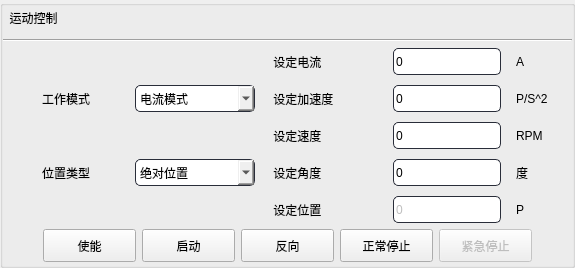
       <widget class="QGroupBox" name="MoveControlgroupBox">
        <property name="styleSheet">
         <string notr="true">QPushButton{
	height:25px;
	width:85px;
}</string>
        </property>
        <layout class="QVBoxLayout" name="verticalLayout_5" stretch="1,6,1">
         <property name="spacing">
          <number>6</number>
         </property>
         <property name="leftMargin">
          <number>0</number>
         </property>
         <property name="topMargin">
          <number>3</number>
         </property>
         <property name="rightMargin">
          <number>0</number>
         </property>
         <property name="bottomMargin">
          <number>3</number>
         </property>
         <item>
          <layout class="QVBoxLayout" name="verticalLayout_4">
           <property name="spacing">
            <number>12</number>
           </property>
           <item>
            <widget class="QLabel" name="label_9">
             <property name="sizePolicy">
              <sizepolicy hsizetype="Fixed" vsizetype="Preferred">
               <horstretch>0</horstretch>
               <verstretch>0</verstretch>
              </sizepolicy>
             </property>
             <property name="text">
              <string>  运动控制</string>
             </property>
            </widget>
           </item>
           <item>
            <widget class="Line" name="line_2">
             <property name="sizePolicy">
              <sizepolicy hsizetype="Expanding" vsizetype="Fixed">
               <horstretch>0</horstretch>
               <verstretch>0</verstretch>
              </sizepolicy>
             </property>
             <property name="styleSheet">
              <string notr="true"/>
             </property>
             <property name="orientation">
              <enum>Qt::Horizontal</enum>
             </property>
            </widget>
           </item>
          </layout>
         </item>
         <item>
          <widget class="QWidget" name="gridWidget" native="true">
           <property name="styleSheet">
            <string notr="true">QLineEdit{
	border:1px solid rgb(41,45,57);
	height:25px;
	width:100px;
	border-radius:5px;
}
QLineEdit:hover{
	border:1px solid rgb(0,149,255);
}

QComboBox{
	border:1px solid rgb(41,45,57);
	height:25px;
	width:100px;
	border-radius:5px;
}</string>
           </property>
           <layout class="QGridLayout" name="gridLayout" rowstretch="1,1,1,1,1" columnstretch="2,2,2,2,1">
            <property name="leftMargin">
             <number>9</number>
            </property>
            <property name="topMargin">
             <number>0</number>
            </property>
            <property name="rightMargin">
             <number>2</number>
            </property>
            <property name="bottomMargin">
             <number>0</number>
            </property>
            <property name="horizontalSpacing">
             <number>15</number>
            </property>
            <property name="verticalSpacing">
             <number>10</number>
            </property>
            <item row="1" column="2">
             <widget class="QLabel" name="label_23">
              <property name="text">
               <string> 设定加速度</string>
              </property>
             </widget>
            </item>
            <item row="1" column="1">
             <widget class="QComboBox" name="workModeComboBox">
              <item>
               <property name="text">
                <string>电流模式</string>
               </property>
              </item>
              <item>
               <property name="text">
                <string>速度模式</string>
               </property>
              </item>
              <item>
               <property name="text">
                <string>位置模式</string>
               </property>
              </item>
             </widget>
            </item>
            <item row="0" column="4">
             <widget class="QLabel" name="label_27">
              <property name="text">
               <string>A</string>
              </property>
             </widget>
            </item>
            <item row="0" column="2">
             <widget class="QLabel" name="label_21">
              <property name="text">
               <string> 设定电流</string>
              </property>
             </widget>
            </item>
            <item row="2" column="2">
             <widget class="QLabel" name="label_24">
              <property name="text">
               <string> 设定速度</string>
              </property>
             </widget>
            </item>
            <item row="3" column="1">
             <widget class="QComboBox" name="positionTypeComboBox">
              <property name="enabled">
               <bool>true</bool>
              </property>
              <item>
               <property name="text">
                <string>绝对位置</string>
               </property>
              </item>
              <item>
               <property name="text">
                <string>相对位置</string>
               </property>
              </item>
             </widget>
            </item>
            <item row="2" column="4">
             <widget class="QLabel" name="label_29">
              <property name="text">
               <string>RPM</string>
              </property>
             </widget>
            </item>
            <item row="3" column="3">
             <widget class="QLineEdit" name="setAngelLineEdit">
              <property name="enabled">
               <bool>true</bool>
              </property>
              <property name="text">
               <string>0</string>
              </property>
             </widget>
            </item>
            <item row="4" column="4">
             <widget class="QLabel" name="label_31">
              <property name="text">
               <string>P</string>
              </property>
             </widget>
            </item>
            <item row="1" column="0">
             <widget class="QLabel" name="label_20">
              <property name="text">
               <string>工作模式</string>
              </property>
              <property name="alignment">
               <set>Qt::AlignCenter</set>
              </property>
             </widget>
            </item>
            <item row="3" column="0">
             <widget class="QLabel" name="label_22">
              <property name="text">
               <string>位置类型</string>
              </property>
              <property name="alignment">
               <set>Qt::AlignCenter</set>
              </property>
             </widget>
            </item>
            <item row="2" column="3">
             <widget class="QLineEdit" name="setSpeedLineEdit">
              <property name="enabled">
               <bool>true</bool>
              </property>
              <property name="text">
               <string>0</string>
              </property>
             </widget>
            </item>
            <item row="3" column="2">
             <widget class="QLabel" name="label_25">
              <property name="text">
               <string> 设定角度</string>
              </property>
             </widget>
            </item>
            <item row="3" column="4">
             <widget class="QLabel" name="label_30">
              <property name="text">
               <string>度</string>
              </property>
             </widget>
            </item>
            <item row="1" column="3">
             <widget class="QLineEdit" name="setAccelerationLineEdit">
              <property name="enabled">
               <bool>true</bool>
              </property>
              <property name="text">
               <string>0</string>
              </property>
             </widget>
            </item>
            <item row="4" column="2">
             <widget class="QLabel" name="label_26">
              <property name="text">
               <string> 设定位置</string>
              </property>
             </widget>
            </item>
            <item row="4" column="3">
             <widget class="QLineEdit" name="setPositionLineEdit">
              <property name="enabled">
               <bool>false</bool>
              </property>
              <property name="text">
               <string>0</string>
              </property>
             </widget>
            </item>
            <item row="1" column="4">
             <widget class="QLabel" name="label_28">
              <property name="text">
               <string>P/S^2</string>
              </property>
             </widget>
            </item>
            <item row="0" column="3">
             <widget class="QLineEdit" name="setCurrentLineEdit">
              <property name="enabled">
               <bool>true</bool>
              </property>
              <property name="text">
               <string>0</string>
              </property>
             </widget>
            </item>
           </layout>
          </widget>
         </item>
         <item>
          <layout class="QHBoxLayout" name="horizontalLayout_11">
           <item>
            <spacer name="horizontalSpacer_2">
             <property name="orientation">
              <enum>Qt::Horizontal</enum>
             </property>
             <property name="sizeHint" stdset="0">
              <size>
               <width>40</width>
               <height>20</height>
              </size>
             </property>
            </spacer>
           </item>
           <item>
            <widget class="QPushButton" name="enableButton">
             <property name="text">
              <string>使能</string>
             </property>
            </widget>
           </item>
           <item>
            <widget class="QPushButton" name="runButton">
             <property name="text">
              <string>启动</string>
             </property>
            </widget>
           </item>
           <item>
            <widget class="QPushButton" name="reverseButton">
             <property name="text">
              <string>反向</string>
             </property>
            </widget>
           </item>
           <item>
            <widget class="QPushButton" name="stopButton">
             <property name="text">
              <string>正常停止</string>
             </property>
            </widget>
           </item>
           <item>
            <widget class="QPushButton" name="emergencyStopButton">
             <property name="enabled">
              <bool>false</bool>
             </property>
             <property name="text">
              <string>紧急停止</string>
             </property>
            </widget>
           </item>
           <item>
            <spacer name="horizontalSpacer_3">
             <property name="orientation">
              <enum>Qt::Horizontal</enum>
             </property>
             <property name="sizeHint" stdset="0">
              <size>
               <width>40</width>
               <height>20</height>
              </size>
             </property>
            </spacer>
           </item>
          </layout>
         </item>
        </layout>
       </widget>
